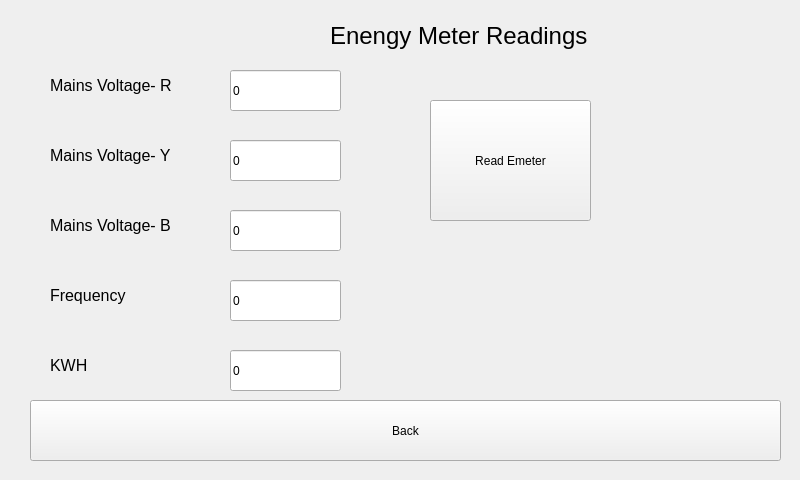
<?xml version="1.0" encoding="UTF-8"?>
<ui version="4.0">
 <class>emeterForm</class>
 <widget class="QWidget" name="emeterForm">
  <property name="geometry">
   <rect>
    <x>0</x>
    <y>0</y>
    <width>800</width>
    <height>480</height>
   </rect>
  </property>
  <property name="windowTitle">
   <string>Form</string>
  </property>
  <widget class="QLineEdit" name="lineEdit_Frequency">
   <property name="geometry">
    <rect>
     <x>230</x>
     <y>280</y>
     <width>111</width>
     <height>41</height>
    </rect>
   </property>
   <property name="text">
    <string>0</string>
   </property>
  </widget>
  <widget class="QLabel" name="label_3">
   <property name="geometry">
    <rect>
     <x>50</x>
     <y>140</y>
     <width>141</width>
     <height>31</height>
    </rect>
   </property>
   <property name="font">
    <font>
     <pointsize>12</pointsize>
    </font>
   </property>
   <property name="text">
    <string>Mains Voltage- Y</string>
   </property>
  </widget>
  <widget class="QLineEdit" name="lineEdit_YVoltage">
   <property name="geometry">
    <rect>
     <x>230</x>
     <y>140</y>
     <width>111</width>
     <height>41</height>
    </rect>
   </property>
   <property name="text">
    <string>0</string>
   </property>
  </widget>
  <widget class="QLabel" name="label_5">
   <property name="geometry">
    <rect>
     <x>50</x>
     <y>280</y>
     <width>141</width>
     <height>31</height>
    </rect>
   </property>
   <property name="font">
    <font>
     <pointsize>12</pointsize>
    </font>
   </property>
   <property name="text">
    <string>Frequency</string>
   </property>
  </widget>
  <widget class="QLineEdit" name="lineEdit_RVoltage">
   <property name="geometry">
    <rect>
     <x>230</x>
     <y>70</y>
     <width>111</width>
     <height>41</height>
    </rect>
   </property>
   <property name="text">
    <string>0</string>
   </property>
  </widget>
  <widget class="QLabel" name="label_7">
   <property name="geometry">
    <rect>
     <x>50</x>
     <y>350</y>
     <width>141</width>
     <height>31</height>
    </rect>
   </property>
   <property name="font">
    <font>
     <pointsize>12</pointsize>
    </font>
   </property>
   <property name="text">
    <string>KWH</string>
   </property>
  </widget>
  <widget class="QLabel" name="label_4">
   <property name="geometry">
    <rect>
     <x>50</x>
     <y>210</y>
     <width>141</width>
     <height>31</height>
    </rect>
   </property>
   <property name="font">
    <font>
     <pointsize>12</pointsize>
    </font>
   </property>
   <property name="text">
    <string>Mains Voltage- B</string>
   </property>
  </widget>
  <widget class="QLineEdit" name="lineEdit_BVoltage">
   <property name="geometry">
    <rect>
     <x>230</x>
     <y>210</y>
     <width>111</width>
     <height>41</height>
    </rect>
   </property>
   <property name="text">
    <string>0</string>
   </property>
  </widget>
  <widget class="QLabel" name="label_6">
   <property name="geometry">
    <rect>
     <x>50</x>
     <y>70</y>
     <width>141</width>
     <height>31</height>
    </rect>
   </property>
   <property name="font">
    <font>
     <pointsize>12</pointsize>
    </font>
   </property>
   <property name="text">
    <string>Mains Voltage- R</string>
   </property>
  </widget>
  <widget class="QLineEdit" name="lineEdit_KWH">
   <property name="geometry">
    <rect>
     <x>230</x>
     <y>350</y>
     <width>111</width>
     <height>41</height>
    </rect>
   </property>
   <property name="text">
    <string>0</string>
   </property>
  </widget>
  <widget class="QPushButton" name="emeterbackButton">
   <property name="geometry">
    <rect>
     <x>30</x>
     <y>400</y>
     <width>751</width>
     <height>61</height>
    </rect>
   </property>
   <property name="text">
    <string>Back</string>
   </property>
  </widget>
  <widget class="QLabel" name="label">
   <property name="geometry">
    <rect>
     <x>330</x>
     <y>10</y>
     <width>261</width>
     <height>51</height>
    </rect>
   </property>
   <property name="font">
    <font>
     <pointsize>18</pointsize>
    </font>
   </property>
   <property name="text">
    <string>Enengy Meter Readings</string>
   </property>
  </widget>
  <widget class="QPushButton" name="readButton">
   <property name="geometry">
    <rect>
     <x>430</x>
     <y>100</y>
     <width>161</width>
     <height>121</height>
    </rect>
   </property>
   <property name="text">
    <string>Read Emeter</string>
   </property>
  </widget>
 </widget>
 <resources/>
 <connections/>
</ui>
